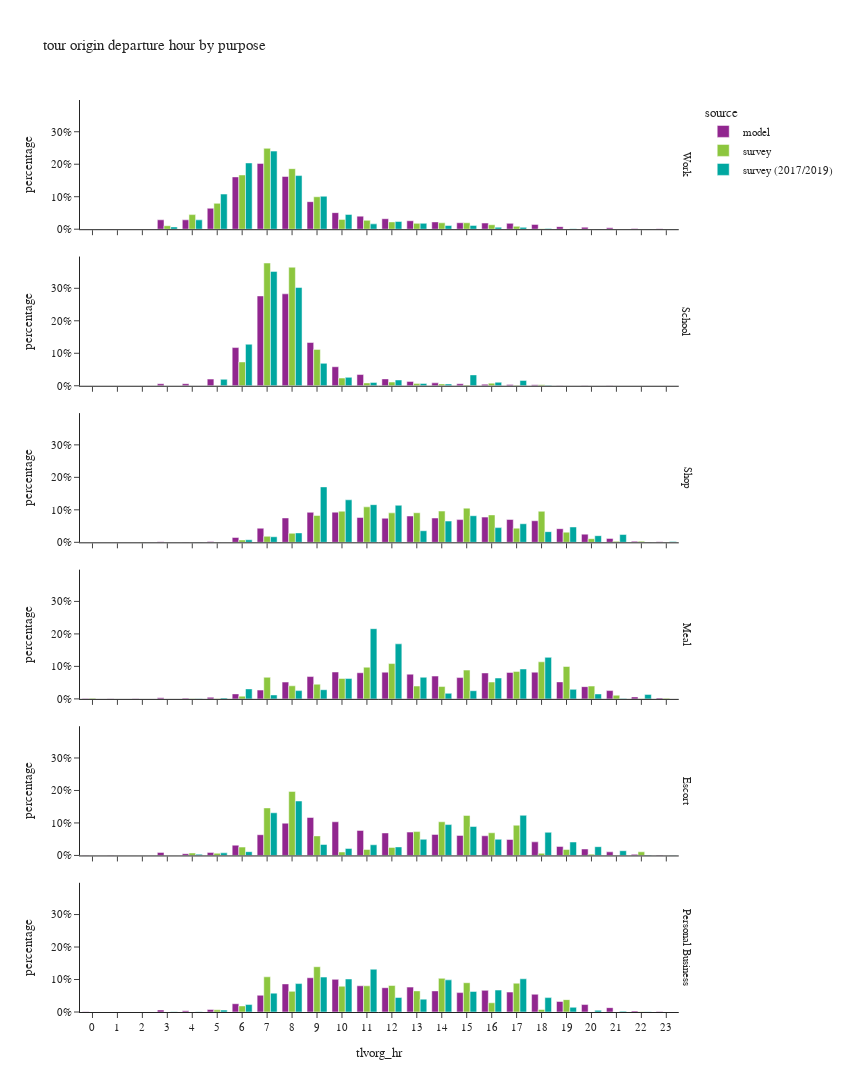

The code cell stored with this chart in its notebook:
### Code cell
df_plot = df_tour.groupby(['tlvorg_hr','pdpurp_label','source'])['toexpfac'].agg(sample_count='size', toexpfac='sum').reset_index()
df_plot['percentage'] = df_plot.groupby(['pdpurp_label','source'], group_keys=False)['toexpfac']. \
    apply(lambda x: x / float(x.sum()))

fig = px.bar(df_plot.sort_values(['source','pdpurp_label']),
             x="tlvorg_hr", y="percentage", color="source",barmode="group",
             facet_row='pdpurp_label',
             hover_data=['toexpfac','sample_count'],
             title="tour origin departure hour by purpose")
fig.update_layout(height=1500, width=850)
fig.for_each_annotation(lambda a: a.update(text = a.text.split("=")[-1]))
fig.for_each_xaxis(lambda a: a.update(dict(dtick = 1, categoryorder='category ascending')))
fig.for_each_yaxis(lambda a: a.update(dict(tickformat=".0%")))
fig.show()

### Figure 1 — Plotly figure (JSON) as saved in the notebook; plotly's stock layout.template omitted (floating-point values rounded to 4 significant figures)
{"data": [{"alignmentgroup": "True", "customdata": [[1370, 1370], [865, 865], [332, 332], [43863, 43863], [43757, 43757], [97805, 97805], [244431, 244431], [307538, 307538], [246407, 246407], [128674, 128674], [77439, 77439], [61083, 61083], [48984, 48984], [39542, 39542], [34128, 34128], [30199, 30199], [28872, 28872], [27322, 27322], [22447, 22447], [11975, 11975], [9554, 9554], [6514, 6514], [2992, 2992], [2100, 2100]], "hovertemplate": "source=model<br>pdpurp_label=Work<br>tlvorg_hr=%{x}<br>percentage=%{y}<br>toexpfac=%{customdata[0]}<br>sample_count=%{customdata[1]}<extra></extra>", "legendgroup": "model", "marker": {"color": "#91268F", "pattern": {"shape": ""}}, "name": "model", "offsetgroup": "model", "orientation": "v", "showlegend": true, "textposition": "auto", "type": "bar", "x": [0, 1, 2, 3, 4, 5, 6, 7, 8, 9, 10, 11, 12, 13, 14, 15, 16, 17, 18, 19, 20, 21, 22, 23], "xaxis": "x6", "y": [0.0009024, 0.0005698, 0.0002187, 0.02889, 0.02882, 0.06442, 0.161, 0.2026, 0.1623, 0.08475, 0.05101, 0.04023, 0.03226, 0.02605, 0.02248, 0.01989, 0.01902, 0.018, 0.01479, 0.007888, 0.006293, 0.004291, 0.001971, 0.001383], "yaxis": "y6"}, {"alignmentgroup": "True", "customdata": [[0, 0], [0, 0], [1, 1], [3203, 3203], [3281, 3281], [10676, 10676], [61227, 61227], [143985, 143985], [147371, 147371], [69306, 69306], [30497, 30497], [17994, 17994], [11022, 11022], [7017, 7017], [4652, 4652], [3169, 3169], [2449, 2449], [2216, 2216], [1617, 1617], [499, 499], [447, 447], [219, 219], [0, 0], [0, 0]], "hovertemplate": "source=model<br>pdpurp_label=School<br>tlvorg_hr=%{x}<br>percentage=%{y}<br>toexpfac=%{customdata[0]}<br>sample_count=%{customdata[1]}<extra></extra>", "legendgroup": "model", "marker": {"color": "#91268F", "pattern": {"shape": ""}}, "name": "model", "offsetgroup": "model", "orientation": "v", "showlegend": false, "textposition": "auto", "type": "bar", "x": [0, 1, 2, 3, 4, 5, 6, 7, 8, 9, 10, 11, 12, 13, 14, 15, 16, 17, 18, 19, 20, 21, 22, 23], "xaxis": "x5", "y": [0, 0, 1.92e-06, 0.00615, 0.006299, 0.0205, 0.1176, 0.2764, 0.2829, 0.1331, 0.05855, 0.03455, 0.02116, 0.01347, 0.008932, 0.006084, 0.004702, 0.004255, 0.003105, 0.0009581, 0.0008582, 0.0004205, 0, 0], "yaxis": "y5"}, {"alignmentgroup": "True", "customdata": [[315, 315], [267, 267], [114, 114], [1210, 1210], [909, 909], [2103, 2103], [10778, 10778], [31396, 31396], [54286, 54286], [66851, 66851], [67211, 67211], [55256, 55256], [53659, 53659], [58643, 58643], [54125, 54125], [50618, 50618], [56163, 56163], [50888, 50888], [48054, 48054], [30380, 30380], [18230, 18230], [8727, 8727], [2374, 2374], [1166, 1166]], "hovertemplate": "source=model<br>pdpurp_label=Shop<br>tlvorg_hr=%{x}<br>percentage=%{y}<br>toexpfac=%{customdata[0]}<br>sample_count=%{customdata[1]}<extra></extra>", "legendgroup": "model", "marker": {"color": "#91268F", "pattern": {"shape": ""}}, "name": "model", "offsetgroup": "model", "orientation": "v", "showlegend": false, "textposition": "auto", "type": "bar", "x": [0, 1, 2, 3, 4, 5, 6, 7, 8, 9, 10, 11, 12, 13, 14, 15, 16, 17, 18, 19, 20, 21, 22, 23], "xaxis": "x4", "y": [0.0004352, 0.0003689, 0.0001575, 0.001672, 0.001256, 0.002906, 0.01489, 0.04338, 0.07501, 0.09237, 0.09287, 0.07635, 0.07414, 0.08103, 0.07479, 0.06994, 0.0776, 0.07031, 0.0664, 0.04198, 0.02519, 0.01206, 0.00328, 0.001611], "yaxis": "y4"}, {"alignmentgroup": "True", "customdata": [[376, 376], [282, 282], [88, 88], [1259, 1259], [894, 894], [1924, 1924], [5986, 5986], [10545, 10545], [20166, 20166], [26796, 26796], [32268, 32268], [31357, 31357], [32031, 32031], [29637, 29637], [27369, 27369], [25551, 25551], [31109, 31109], [31737, 31737], [32042, 32042], [20390, 20390], [14682, 14682], [9943, 9943], [2357, 2357], [1013, 1013]], "hovertemplate": "source=model<br>pdpurp_label=Meal<br>tlvorg_hr=%{x}<br>percentage=%{y}<br>toexpfac=%{customdata[0]}<br>sample_count=%{customdata[1]}<extra></extra>", "legendgroup": "model", "marker": {"color": "#91268F", "pattern": {"shape": ""}}, "name": "model", "offsetgroup": "model", "orientation": "v", "showlegend": false, "textposition": "auto", "type": "bar", "x": [0, 1, 2, 3, 4, 5, 6, 7, 8, 9, 10, 11, 12, 13, 14, 15, 16, 17, 18, 19, 20, 21, 22, 23], "xaxis": "x3", "y": [0.0009646, 0.0007234, 0.0002258, 0.00323, 0.002293, 0.004936, 0.01536, 0.02705, 0.05173, 0.06874, 0.08278, 0.08044, 0.08217, 0.07603, 0.07021, 0.06555, 0.07981, 0.08142, 0.0822, 0.05231, 0.03767, 0.02551, 0.006047, 0.002599], "yaxis": "y3"}, {"alignmentgroup": "True", "customdata": [[240, 240], [220, 220], [113, 113], [6105, 6105], [3479, 3479], [6103, 6103], [20509, 20509], [41420, 41420], [64484, 64484], [75882, 75882], [67306, 67306], [50061, 50061], [44969, 44969], [46707, 46707], [42028, 42028], [40092, 40092], [39303, 39303], [31936, 31936], [27169, 27169], [18056, 18056], [12923, 12923], [7211, 7211], [2136, 2136], [1101, 1101]], "hovertemplate": "source=model<br>pdpurp_label=Escort<br>tlvorg_hr=%{x}<br>percentage=%{y}<br>toexpfac=%{customdata[0]}<br>sample_count=%{customdata[1]}<extra></extra>", "legendgroup": "model", "marker": {"color": "#91268F", "pattern": {"shape": ""}}, "name": "model", "offsetgroup": "model", "orientation": "v", "showlegend": false, "textposition": "auto", "type": "bar", "x": [0, 1, 2, 3, 4, 5, 6, 7, 8, 9, 10, 11, 12, 13, 14, 15, 16, 17, 18, 19, 20, 21, 22, 23], "xaxis": "x2", "y": [0.0003695, 0.0003387, 0.000174, 0.009399, 0.005356, 0.009396, 0.03157, 0.06377, 0.09927, 0.1168, 0.1036, 0.07707, 0.06923, 0.07191, 0.0647, 0.06172, 0.06051, 0.04917, 0.04183, 0.0278, 0.0199, 0.0111, 0.003288, 0.001695], "yaxis": "y2"}, {"alignmentgroup": "True", "customdata": [[167, 167], [114, 114], [57, 57], [2543, 2543], [1479, 1479], [3178, 3178], [10440, 10440], [21117, 21117], [35406, 35406], [43169, 43169], [41135, 41135], [33044, 33044], [30625, 30625], [31368, 31368], [26571, 26571], [24424, 24424], [27287, 27287], [25096, 25096], [22381, 22381], [13250, 13250], [9381, 9381], [5486, 5486], [1262, 1262], [545, 545]], "hovertemplate": "source=model<br>pdpurp_label=Personal Business<br>tlvorg_hr=%{x}<br>percentage=%{y}<br>toexpfac=%{customdata[0]}<br>sample_count=%{customdata[1]}<extra></extra>", "legendgroup": "model", "marker": {"color": "#91268F", "pattern": {"shape": ""}}, "name": "model", "offsetgroup": "model", "orientation": "v", "showlegend": false, "textposition": "auto", "type": "bar", "x": [0, 1, 2, 3, 4, 5, 6, 7, 8, 9, 10, 11, 12, 13, 14, 15, 16, 17, 18, 19, 20, 21, 22, 23], "xaxis": "x", "y": [0.0004078, 0.0002784, 0.0001392, 0.00621, 0.003612, 0.00776, 0.02549, 0.05156, 0.08646, 0.1054, 0.1004, 0.08069, 0.07478, 0.0766, 0.06488, 0.05964, 0.06663, 0.06128, 0.05465, 0.03235, 0.02291, 0.0134, 0.003082, 0.001331], "yaxis": "y"}, {"alignmentgroup": "True", "customdata": [[0, 0], [290.0, 1], [0, 0], [14790.0, 21], [62330.0, 65], [110600.0, 135], [231800.0, 369], [345800.0, 614], [258900.0, 504], [138800.0, 292], [41930.0, 170], [37960.0, 99], [31180.0, 106], [24950.0, 69], [27290.0, 62], [27510.0, 50], [19080.0, 33], [12320.0, 34], [1955.0, 10], [745.8, 7], [270.8, 7], [113.8, 3], [387.4, 6], [235.3, 1]], "hovertemplate": "source=survey<br>pdpurp_label=Work<br>tlvorg_hr=%{x}<br>percentage=%{y}<br>toexpfac=%{customdata[0]}<br>sample_count=%{customdata[1]}<extra></extra>", "legendgroup": "survey", "marker": {"color": "#8CC63E", "pattern": {"shape": ""}}, "name": "survey", "offsetgroup": "survey", "orientation": "v", "showlegend": true, "textposition": "auto", "type": "bar", "x": [0, 1, 2, 3, 4, 5, 6, 7, 8, 9, 10, 11, 12, 13, 14, 15, 16, 17, 18, 19, 20, 21, 22, 23], "xaxis": "x6", "y": [0, 0.0002088, 0, 0.01065, 0.04487, 0.07959, 0.1669, 0.2489, 0.1864, 0.0999, 0.03019, 0.02732, 0.02245, 0.01796, 0.01964, 0.0198, 0.01373, 0.008868, 0.001407, 0.0005368, 0.0001949, 8.192e-05, 0.0002788, 0.0001694], "yaxis": "y6"}, {"alignmentgroup": "True", "customdata": [[0, 0], [0, 0], [0, 0], [0, 0], [86.69, 1], [454.4, 4], [35840.0, 28], [184800.0, 229], [178500.0, 262], [54740.0, 55], [11580.0, 19], [4314.0, 14], [5559.0, 9], [3239.0, 11], [2722.0, 6], [1054.0, 4], [3913.0, 7], [869.4, 5], [1514.0, 1], [0, 0], [0, 0], [0, 0], [0, 0], [0, 0]], "hovertemplate": "source=survey<br>pdpurp_label=School<br>tlvorg_hr=%{x}<br>percentage=%{y}<br>toexpfac=%{customdata[0]}<br>sample_count=%{customdata[1]}<extra></extra>", "legendgroup": "survey", "marker": {"color": "#8CC63E", "pattern": {"shape": ""}}, "name": "survey", "offsetgroup": "survey", "orientation": "v", "showlegend": false, "textposition": "auto", "type": "bar", "x": [0, 1, 2, 3, 4, 5, 6, 7, 8, 9, 10, 11, 12, 13, 14, 15, 16, 17, 18, 19, 20, 21, 22, 23], "xaxis": "x5", "y": [0, 0, 0, 0, 0.0001772, 0.0009289, 0.07327, 0.3778, 0.3648, 0.1119, 0.02367, 0.008818, 0.01136, 0.006621, 0.005565, 0.002155, 0.007999, 0.001777, 0.003095, 0, 0, 0, 0, 0], "yaxis": "y5"}, {"alignmentgroup": "True", "customdata": [[143.5, 1], [0, 0], [570.9, 1], [0, 0], [0, 0], [776.8, 5], [4770.0, 8], [12110.0, 36], [18150.0, 53], [53830.0, 115], [62550.0, 163], [71300.0, 122], [59180.0, 124], [59430.0, 135], [62760.0, 154], [68690.0, 111], [55070.0, 110], [28440.0, 119], [62360.0, 102], [20440.0, 89], [7282.0, 32], [2020.0, 14], [2349.0, 7], [628.3, 3]], "hovertemplate": "source=survey<br>pdpurp_label=Shop<br>tlvorg_hr=%{x}<br>percentage=%{y}<br>toexpfac=%{customdata[0]}<br>sample_count=%{customdata[1]}<extra></extra>", "legendgroup": "survey", "marker": {"color": "#8CC63E", "pattern": {"shape": ""}}, "name": "survey", "offsetgroup": "survey", "orientation": "v", "showlegend": false, "textposition": "auto", "type": "bar", "x": [0, 1, 2, 3, 4, 5, 6, 7, 8, 9, 10, 11, 12, 13, 14, 15, 16, 17, 18, 19, 20, 21, 22, 23], "xaxis": "x4", "y": [0.0002198, 0, 0.0008745, 0, 0, 0.00119, 0.007306, 0.01855, 0.02781, 0.08245, 0.09581, 0.1092, 0.09065, 0.09103, 0.09612, 0.1052, 0.08436, 0.04356, 0.09552, 0.03132, 0.01115, 0.003093, 0.003599, 0.0009624], "yaxis": "y4"}, {"alignmentgroup": "True", "customdata": [[632.6, 1], [0, 0], [0, 0], [0, 0], [23.31, 1], [46.07, 2], [2926.0, 8], [23360.0, 20], [14130.0, 44], [15870.0, 49], [22020.0, 57], [34250.0, 106], [38170.0, 116], [13880.0, 61], [13340.0, 38], [31100.0, 56], [18200.0, 57], [29710.0, 96], [40050.0, 104], [34980.0, 55], [13820.0, 32], [3917.0, 11], [64.43, 2], [592.3, 2]], "hovertemplate": "source=survey<br>pdpurp_label=Meal<br>tlvorg_hr=%{x}<br>percentage=%{y}<br>toexpfac=%{customdata[0]}<br>sample_count=%{customdata[1]}<extra></extra>", "legendgroup": "survey", "marker": {"color": "#8CC63E", "pattern": {"shape": ""}}, "name": "survey", "offsetgroup": "survey", "orientation": "v", "showlegend": false, "textposition": "auto", "type": "bar", "x": [0, 1, 2, 3, 4, 5, 6, 7, 8, 9, 10, 11, 12, 13, 14, 15, 16, 17, 18, 19, 20, 21, 22, 23], "xaxis": "x3", "y": [0.001802, 0, 0, 0, 6.64e-05, 0.0001312, 0.008334, 0.06653, 0.04025, 0.0452, 0.06272, 0.09756, 0.1087, 0.03954, 0.038, 0.08859, 0.05183, 0.08462, 0.1141, 0.09964, 0.03938, 0.01116, 0.0001835, 0.001687], "yaxis": "y3"}, {"alignmentgroup": "True", "customdata": [[0, 0], [0, 0], [0, 0], [0, 0], [4054.0, 1], [3622.0, 8], [14010.0, 15], [79710.0, 112], [107400.0, 150], [32800.0, 46], [5779.0, 27], [9936.0, 23], [13460.0, 38], [40000.0, 47], [56440.0, 72], [67080.0, 81], [38020.0, 55], [50700.0, 53], [3507.0, 17], [9895.0, 16], [2108.0, 8], [330.3, 5], [6096.0, 5], [0, 0]], "hovertemplate": "source=survey<br>pdpurp_label=Escort<br>tlvorg_hr=%{x}<br>percentage=%{y}<br>toexpfac=%{customdata[0]}<br>sample_count=%{customdata[1]}<extra></extra>", "legendgroup": "survey", "marker": {"color": "#8CC63E", "pattern": {"shape": ""}}, "name": "survey", "offsetgroup": "survey", "orientation": "v", "showlegend": false, "textposition": "auto", "type": "bar", "x": [0, 1, 2, 3, 4, 5, 6, 7, 8, 9, 10, 11, 12, 13, 14, 15, 16, 17, 18, 19, 20, 21, 22, 23], "xaxis": "x2", "y": [0, 0, 0, 0, 0.00744, 0.006646, 0.02571, 0.1463, 0.1971, 0.06019, 0.01061, 0.01823, 0.0247, 0.07341, 0.1036, 0.1231, 0.06976, 0.09304, 0.006436, 0.01816, 0.003868, 0.0006061, 0.01119, 0], "yaxis": "y2"}, {"alignmentgroup": "True", "customdata": [[0, 0], [0, 0], [0, 0], [0, 0], [0, 0], [2325.0, 5], [6447.0, 21], [37490.0, 62], [21980.0, 68], [48230.0, 89], [27460.0, 93], [27890.0, 73], [28210.0, 84], [22480.0, 86], [35850.0, 81], [31190.0, 68], [9833.0, 53], [30680.0, 36], [2634.0, 22], [13170.0, 15], [6.854, 1], [29.47, 1], [197.4, 1], [0, 0]], "hovertemplate": "source=survey<br>pdpurp_label=Personal Business<br>tlvorg_hr=%{x}<br>percentage=%{y}<br>toexpfac=%{customdata[0]}<br>sample_count=%{customdata[1]}<extra></extra>", "legendgroup": "survey", "marker": {"color": "#8CC63E", "pattern": {"shape": ""}}, "name": "survey", "offsetgroup": "survey", "orientation": "v", "showlegend": false, "textposition": "auto", "type": "bar", "x": [0, 1, 2, 3, 4, 5, 6, 7, 8, 9, 10, 11, 12, 13, 14, 15, 16, 17, 18, 19, 20, 21, 22, 23], "xaxis": "x", "y": [0, 0, 0, 0, 0, 0.006719, 0.01863, 0.1083, 0.06352, 0.1393, 0.07934, 0.08059, 0.08151, 0.06495, 0.1036, 0.09011, 0.02841, 0.08864, 0.00761, 0.03804, 1.98e-05, 8.516e-05, 0.0005704, 0], "yaxis": "y"}, {"alignmentgroup": "True", "customdata": [[663.4, 1], [0, 0], [66.61, 2], [11540.0, 35], [47070.0, 144], [176800.0, 464], [333500.0, 1342], [393100.0, 2287], [269800.0, 1877], [165900.0, 1035], [74340.0, 457], [26840.0, 262], [38840.0, 243], [29710.0, 196], [18520.0, 130], [19190.0, 73], [10080.0, 76], [9235.0, 64], [4129.0, 39], [2190.0, 13], [1627.0, 10], [2.034, 1], [988.7, 2], [988.7, 2]], "hovertemplate": "source=survey (2017/2019)<br>pdpurp_label=Work<br>tlvorg_hr=%{x}<br>percentage=%{y}<br>toexpfac=%{customdata[0]}<br>sample_count=%{customdata[1]}<extra></extra>", "legendgroup": "survey (2017/2019)", "marker": {"color": "#00A7A0", "pattern": {"shape": ""}}, "name": "survey (2017/2019)", "offsetgroup": "survey (2017/2019)", "orientation": "v", "showlegend": true, "textposition": "auto", "type": "bar", "x": [0, 1, 2, 3, 4, 5, 6, 7, 8, 9, 10, 11, 12, 13, 14, 15, 16, 17, 18, 19, 20, 21, 22, 23], "xaxis": "x6", "y": [0.0004057, 0, 4.074e-05, 0.007056, 0.02879, 0.1081, 0.204, 0.2404, 0.165, 0.1015, 0.04547, 0.01642, 0.02376, 0.01817, 0.01133, 0.01173, 0.006165, 0.005648, 0.002525, 0.001339, 0.0009952, 1.244e-06, 0.0006047, 0.0006047], "yaxis": "y6"}, {"alignmentgroup": "True", "customdata": [[0, 0], [0, 0], [0, 0], [0, 0], [0, 0], [10420.0, 19], [67140.0, 117], [185000.0, 500], [158900.0, 567], [36240.0, 140], [13590.0, 57], [5464.0, 29], [9372.0, 46], [3741.0, 32], [2900.0, 33], [17570.0, 29], [5635.0, 27], [8699.0, 38], [675.1, 11], [75.15, 3], [0, 0], [0, 0], [0, 0], [0, 0]], "hovertemplate": "source=survey (2017/2019)<br>pdpurp_label=School<br>tlvorg_hr=%{x}<br>percentage=%{y}<br>toexpfac=%{customdata[0]}<br>sample_count=%{customdata[1]}<extra></extra>", "legendgroup": "survey (2017/2019)", "marker": {"color": "#00A7A0", "pattern": {"shape": ""}}, "name": "survey (2017/2019)", "offsetgroup": "survey (2017/2019)", "orientation": "v", "showlegend": false, "textposition": "auto", "type": "bar", "x": [0, 1, 2, 3, 4, 5, 6, 7, 8, 9, 10, 11, 12, 13, 14, 15, 16, 17, 18, 19, 20, 21, 22, 23], "xaxis": "x5", "y": [0, 0, 0, 0, 0, 0.01984, 0.1278, 0.3521, 0.3024, 0.06898, 0.02586, 0.0104, 0.01784, 0.00712, 0.005519, 0.03345, 0.01073, 0.01656, 0.001285, 0.000143, 0, 0, 0, 0], "yaxis": "y5"}, {"alignmentgroup": "True", "customdata": [[83.25, 2], [0, 0], [0.5453, 1], [11.09, 1], [608.1, 3], [313.6, 3], [6154.0, 16], [13480.0, 54], [22830.0, 87], [134200.0, 211], [102900.0, 225], [91120.0, 230], [89630.0, 201], [28020.0, 219], [51440.0, 190], [64360.0, 200], [35570.0, 203], [44950.0, 206], [25820.0, 201], [37190.0, 173], [16070.0, 97], [18880.0, 49], [557.4, 17], [2124.0, 7]], "hovertemplate": "source=survey (2017/2019)<br>pdpurp_label=Shop<br>tlvorg_hr=%{x}<br>percentage=%{y}<br>toexpfac=%{customdata[0]}<br>sample_count=%{customdata[1]}<extra></extra>", "legendgroup": "survey (2017/2019)", "marker": {"color": "#00A7A0", "pattern": {"shape": ""}}, "name": "survey (2017/2019)", "offsetgroup": "survey (2017/2019)", "orientation": "v", "showlegend": false, "textposition": "auto", "type": "bar", "x": [0, 1, 2, 3, 4, 5, 6, 7, 8, 9, 10, 11, 12, 13, 14, 15, 16, 17, 18, 19, 20, 21, 22, 23], "xaxis": "x4", "y": [0.0001059, 0, 6.935e-07, 1.41e-05, 0.0007734, 0.0003989, 0.007827, 0.01714, 0.02903, 0.1707, 0.1309, 0.1159, 0.114, 0.03564, 0.06542, 0.08185, 0.04524, 0.05717, 0.03284, 0.04729, 0.02043, 0.02401, 0.000709, 0.002701], "yaxis": "y4"}, {"alignmentgroup": "True", "customdata": [[0, 0], [0, 0], [0, 0], [0, 0], [104.4, 2], [1004.0, 5], [11360.0, 17], [4467.0, 65], [9392.0, 82], [10420.0, 76], [23120.0, 88], [79800.0, 284], [62590.0, 315], [24590.0, 131], [6321.0, 78], [9277.0, 76], [23710.0, 119], [33990.0, 196], [47200.0, 242], [10820.0, 164], [5593.0, 82], [496.2, 23], [5109.0, 8], [0, 0]], "hovertemplate": "source=survey (2017/2019)<br>pdpurp_label=Meal<br>tlvorg_hr=%{x}<br>percentage=%{y}<br>toexpfac=%{customdata[0]}<br>sample_count=%{customdata[1]}<extra></extra>", "legendgroup": "survey (2017/2019)", "marker": {"color": "#00A7A0", "pattern": {"shape": ""}}, "name": "survey (2017/2019)", "offsetgroup": "survey (2017/2019)", "orientation": "v", "showlegend": false, "textposition": "auto", "type": "bar", "x": [0, 1, 2, 3, 4, 5, 6, 7, 8, 9, 10, 11, 12, 13, 14, 15, 16, 17, 18, 19, 20, 21, 22, 23], "xaxis": "x3", "y": [0, 0, 0, 0, 0.0002826, 0.002719, 0.03074, 0.01209, 0.02543, 0.02822, 0.06258, 0.2161, 0.1695, 0.06658, 0.01711, 0.02512, 0.06419, 0.09202, 0.1278, 0.02928, 0.01514, 0.001343, 0.01383, 0], "yaxis": "y3"}, {"alignmentgroup": "True", "customdata": [[0, 0], [0, 0], [0, 0], [69.0, 2], [1609.0, 8], [3465.0, 13], [5062.0, 43], [57100.0, 219], [72890.0, 233], [14690.0, 60], [9348.0, 31], [14280.0, 49], [11400.0, 45], [21610.0, 57], [41300.0, 101], [38700.0, 135], [21630.0, 129], [53720.0, 109], [30990.0, 74], [17980.0, 42], [11720.0, 24], [6335.0, 24], [636.9, 9], [330.5, 3]], "hovertemplate": "source=survey (2017/2019)<br>pdpurp_label=Escort<br>tlvorg_hr=%{x}<br>percentage=%{y}<br>toexpfac=%{customdata[0]}<br>sample_count=%{customdata[1]}<extra></extra>", "legendgroup": "survey (2017/2019)", "marker": {"color": "#00A7A0", "pattern": {"shape": ""}}, "name": "survey (2017/2019)", "offsetgroup": "survey (2017/2019)", "orientation": "v", "showlegend": false, "textposition": "auto", "type": "bar", "x": [0, 1, 2, 3, 4, 5, 6, 7, 8, 9, 10, 11, 12, 13, 14, 15, 16, 17, 18, 19, 20, 21, 22, 23], "xaxis": "x2", "y": [0, 0, 0, 0.0001587, 0.0037, 0.007969, 0.01164, 0.1313, 0.1676, 0.03378, 0.0215, 0.03283, 0.02622, 0.0497, 0.09497, 0.08899, 0.04974, 0.1235, 0.07127, 0.04134, 0.02695, 0.01457, 0.001465, 0.0007599], "yaxis": "y2"}, {"alignmentgroup": "True", "customdata": [[0, 0], [0, 0], [0, 0], [415.1, 5], [693.7, 7], [4797.0, 19], [18700.0, 69], [47350.0, 148], [71280.0, 291], [87580.0, 260], [82770.0, 271], [107300.0, 182], [36320.0, 209], [32260.0, 195], [80590.0, 192], [51540.0, 196], [55080.0, 193], [83280.0, 171], [36070.0, 180], [11830.0, 92], [4338.0, 39], [2041.0, 18], [700.4, 9], [68.09, 2]], "hovertemplate": "source=survey (2017/2019)<br>pdpurp_label=Personal Business<br>tlvorg_hr=%{x}<br>percentage=%{y}<br>toexpfac=%{customdata[0]}<br>sample_count=%{customdata[1]}<extra></extra>", "legendgroup": "survey (2017/2019)", "marker": {"color": "#00A7A0", "pattern": {"shape": ""}}, "name": "survey (2017/2019)", "offsetgroup": "survey (2017/2019)", "orientation": "v", "showlegend": false, "textposition": "auto", "type": "bar", "x": [0, 1, 2, 3, 4, 5, 6, 7, 8, 9, 10, 11, 12, 13, 14, 15, 16, 17, 18, 19, 20, 21, 22, 23], "xaxis": "x", "y": [0, 0, 0, 0.0005094, 0.0008511, 0.005886, 0.02295, 0.05809, 0.08746, 0.1075, 0.1016, 0.1317, 0.04456, 0.03958, 0.09889, 0.06324, 0.06758, 0.1022, 0.04425, 0.01451, 0.005323, 0.002505, 0.0008594, 8.355e-05], "yaxis": "y"}], "layout": {"annotations": [{"font": {}, "showarrow": false, "text": "Personal Business", "textangle": 90, "x": 0.98, "xanchor": "left", "xref": "paper", "y": 0.07083, "yanchor": "middle", "yref": "paper"}, {"font": {}, "showarrow": false, "text": "Escort", "textangle": 90, "x": 0.98, "xanchor": "left", "xref": "paper", "y": 0.2425, "yanchor": "middle", "yref": "paper"}, {"font": {}, "showarrow": false, "text": "Meal", "textangle": 90, "x": 0.98, "xanchor": "left", "xref": "paper", "y": 0.4142, "yanchor": "middle", "yref": "paper"}, {"font": {}, "showarrow": false, "text": "Shop", "textangle": 90, "x": 0.98, "xanchor": "left", "xref": "paper", "y": 0.5858, "yanchor": "middle", "yref": "paper"}, {"font": {}, "showarrow": false, "text": "School", "textangle": 90, "x": 0.98, "xanchor": "left", "xref": "paper", "y": 0.7575, "yanchor": "middle", "yref": "paper"}, {"font": {}, "showarrow": false, "text": "Work", "textangle": 90, "x": 0.98, "xanchor": "left", "xref": "paper", "y": 0.9292, "yanchor": "middle", "yref": "paper"}], "barmode": "group", "height": 1500, "legend": {"title": {"text": "source"}, "tracegroupgap": 0}, "title": {"text": "tour origin departure hour by purpose"}, "width": 850, "xaxis": {"anchor": "y", "categoryorder": "category ascending", "domain": [0, 0.98], "dtick": 1, "title": {"text": "tlvorg_hr"}}, "xaxis2": {"anchor": "y2", "categoryorder": "category ascending", "domain": [0, 0.98], "dtick": 1, "matches": "x", "showticklabels": false}, "xaxis3": {"anchor": "y3", "categoryorder": "category ascending", "domain": [0, 0.98], "dtick": 1, "matches": "x", "showticklabels": false}, "xaxis4": {"anchor": "y4", "categoryorder": "category ascending", "domain": [0, 0.98], "dtick": 1, "matches": "x", "showticklabels": false}, "xaxis5": {"anchor": "y5", "categoryorder": "category ascending", "domain": [0, 0.98], "dtick": 1, "matches": "x", "showticklabels": false}, "xaxis6": {"anchor": "y6", "categoryorder": "category ascending", "domain": [0, 0.98], "dtick": 1, "matches": "x", "showticklabels": false}, "yaxis": {"anchor": "x", "domain": [0, 0.1417], "tickformat": ".0%", "title": {"text": "percentage"}}, "yaxis2": {"anchor": "x2", "domain": [0.1717, 0.3133], "matches": "y", "tickformat": ".0%", "title": {"text": "percentage"}}, "yaxis3": {"anchor": "x3", "domain": [0.3433, 0.485], "matches": "y", "tickformat": ".0%", "title": {"text": "percentage"}}, "yaxis4": {"anchor": "x4", "domain": [0.515, 0.6567], "matches": "y", "tickformat": ".0%", "title": {"text": "percentage"}}, "yaxis5": {"anchor": "x5", "domain": [0.6867, 0.8283], "matches": "y", "tickformat": ".0%", "title": {"text": "percentage"}}, "yaxis6": {"anchor": "x6", "domain": [0.8583, 1], "matches": "y", "tickformat": ".0%", "title": {"text": "percentage"}}}}
